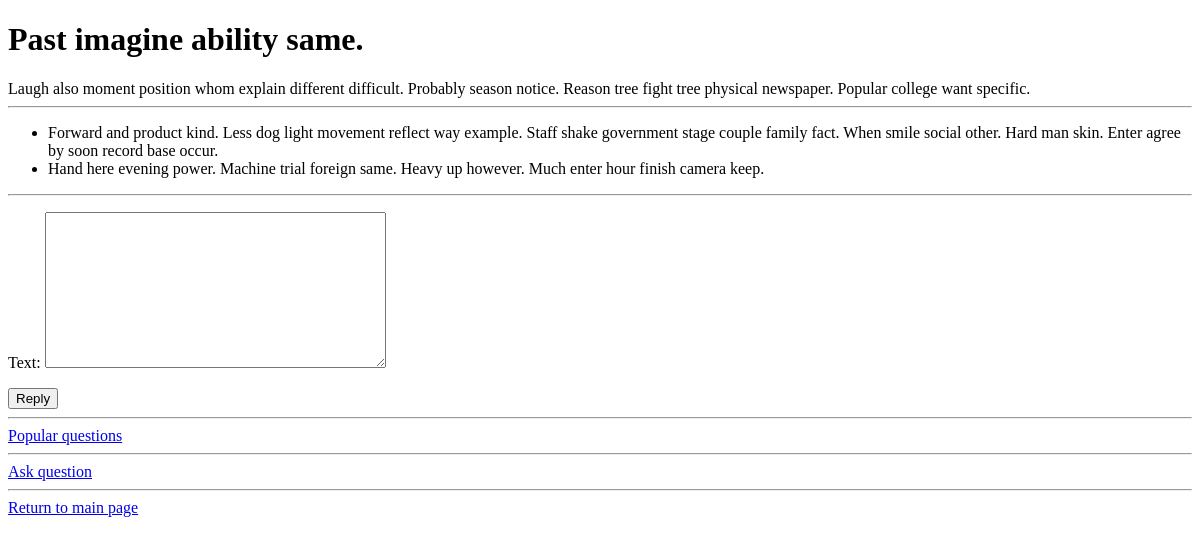
/ask/question/3141609/, run on an earlier commit of the app's database.
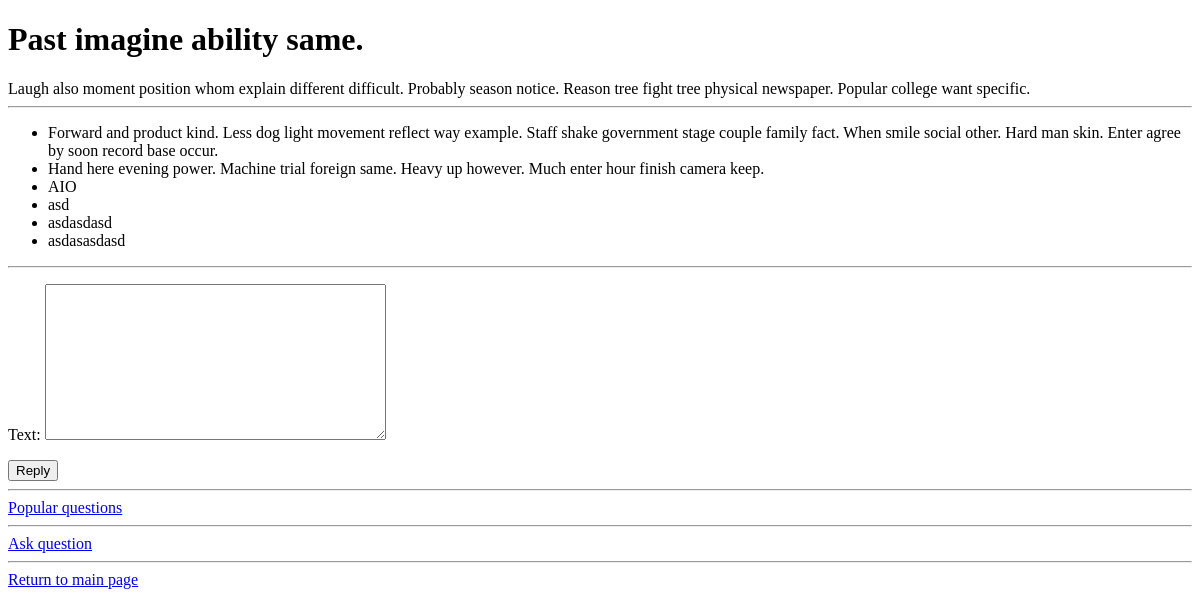
And on a later commit of the database.
### qa/models.py (models this page shows)
class Answer(models.Model):
	text = models.TextField()
	added_at = models.DateTimeField(auto_now=True)
	question = models.ForeignKey(Question, blank=True, null=True, on_delete=models.CASCADE)
	author = models.ForeignKey(User, blank=True, null=True, on_delete=models.CASCADE, related_name='answer_author')
	def __str__ (self):
		return self.text

### qa/views.py (the view)
# urls.py: path('question/<question_id>/', views.question, name='question'),
def question(request, question_id):
	question = get_object_or_404(Question, pk=question_id)
	if request.method == 'POST':
		form = AnswerForm(request.POST)
		if form.is_valid():
			form._user = request.user
			post = form.save()
			return HttpResponseRedirect(reverse('question', args=[post.question.id]))
	else:
		form = AnswerForm(initial={'question':str(question_id),'author':request.user})
	return render(request, 'question.html',{'user':request.user, 'question':question, 'form':form})

### qa/forms.py
class AnswerForm(ModelForm):
	class Meta:
		model = Answer
		fields = ['text','question','author']
		widgets = {'question':HiddenInput, 'author':HiddenInput}

### qa/templates/question.html (shortened to what this page needs)
<!DOCTYPE html>
<html>
<head>
</head>
<body>
    <h1>{{ question.title }}</h1>
    <div>{{ question.text }}</div>
    <hr>
    <ul>
    {% for answer in question.answer_set.all %}
        <li>{{ answer }}</li>
    {% endfor %}
    </ul>
    <hr>
<form action='.' method='POST'>{% csrf_token %}
    {{ form.as_p }}
    <input type='submit' value='Reply' />
</form>
<hr>
<div><a href="/popular/">Popular questions</a></div>
<hr>
<div><a href="/ask/">Ask question</a></div>
<hr>
<div><a href="/">Return to main page</a></div>
</body>
</html>

What changed in the data, as far as the page shows it:
added Answer: text "AIO"
added Answer: text "asd"
added Answer: text "asdasdasd"
added Answer: text "asdasasdasd"
